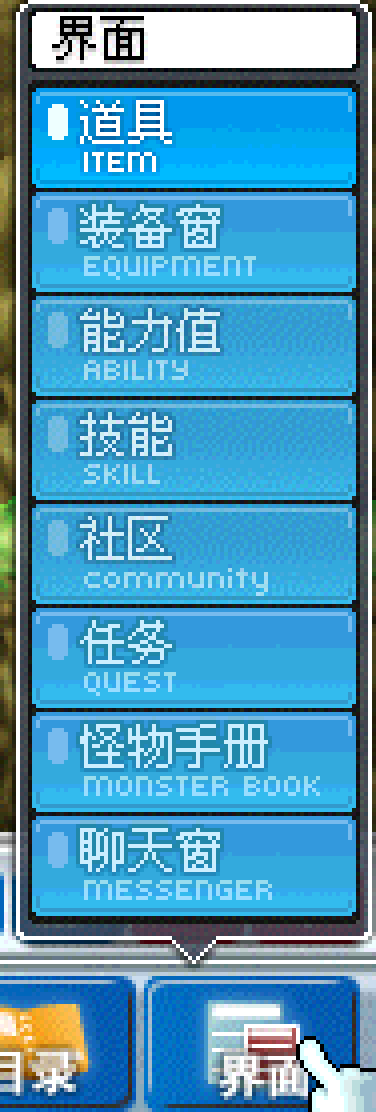
#> input picture docs/features/ui-v83-window-restore/evidence/r15-newrefs/full_img1_4x.png, 376 x 1112 px, given in place of ”界面“按钮点击后的列表.png, which was not available
$ python s2_fullupscale.py
#> lines starting #> are read from the running program, lines starting #| are printed output that depends on the picture
# r15 s2: upscaling helper for visual inspection + edge-profile dump.
import os, io, sys
from PIL import Image
OUTDIR = r"E:\project\MapleStory-Client\docs\features\ui-v83-window-restore\evidence\r15-newrefs"
PATHS = {
    "img1": r"C:\Users\11036\Desktop\正确客户端截图\”界面“按钮点击后的列表.png",
    "img2": r"C:\Users\11036\Desktop\正确客户端截图\目录按钮点击后的列表.png",
    "img3": r"C:\Users\11036\Desktop\正确客户端截图\点击“帮助”按钮打开的脚本框.png",
    "img4": r"C:\Users\11036\Desktop\正确客户端截图\关闭快捷键向下时 快捷键处于展开状态.png",
    "img5": r"C:\Users\11036\Desktop\正确客户端截图\打开快捷键，向上时快捷键处于收起状态.png",
}
scale = int(sys.argv[1]) if len(sys.argv) > 1 else 4
for key in sorted(PATHS):
    im = Image.open(PATHS[key]).convert("RGBA")
#> im is the input picture: PIL image 376x1112 RGBA; mean R, G, B, A 80.1, 153.1, 188.3, 255
    up = im.resize((im.size[0] * scale, im.size[1] * scale), Image.NEAREST)
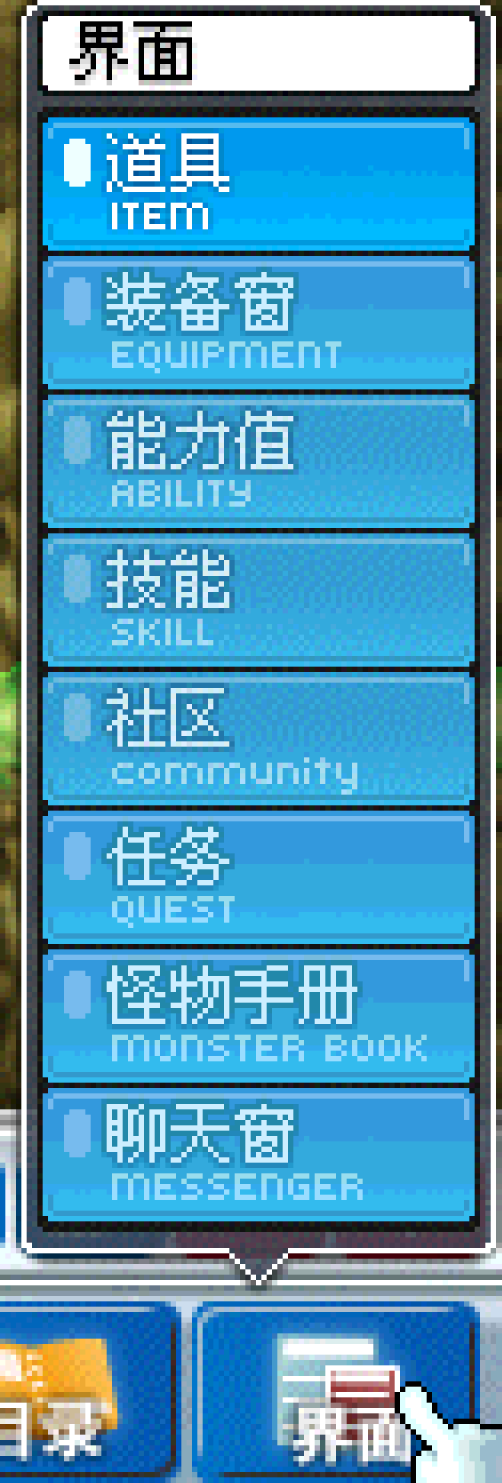
#> up: PIL image 1504x4448 RGBA (shown at 1/3 size); mean R, G, B, A 80.1, 153.1, 188.3, 255
    up.save(os.path.join(OUTDIR, "full_%s_%dx.png" % (key, scale)))
#> pass 2 of the loop `for key in sorted(PATHS):`:
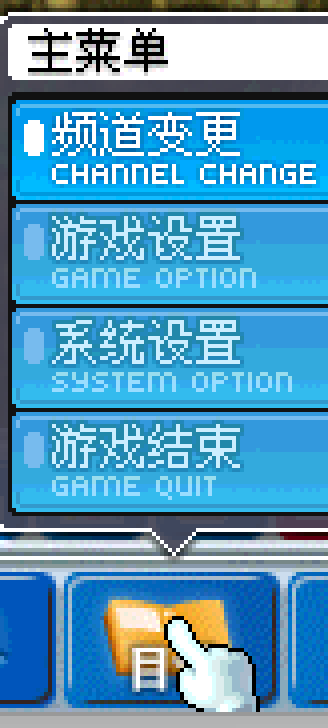
#> input picture docs/features/ui-v83-window-restore/evidence/r15-newrefs/full_img2_4x.png, 328 x 728 px, given in place of 目录按钮点击后的列表.png, which was not available
#> im is the input picture: PIL image 328x728 RGBA; mean R, G, B, A 88, 154.5, 190, 255
#> `up = im.resize((im.size[0] * scale, im.size[1] * scale), Image.NEAREST)`:
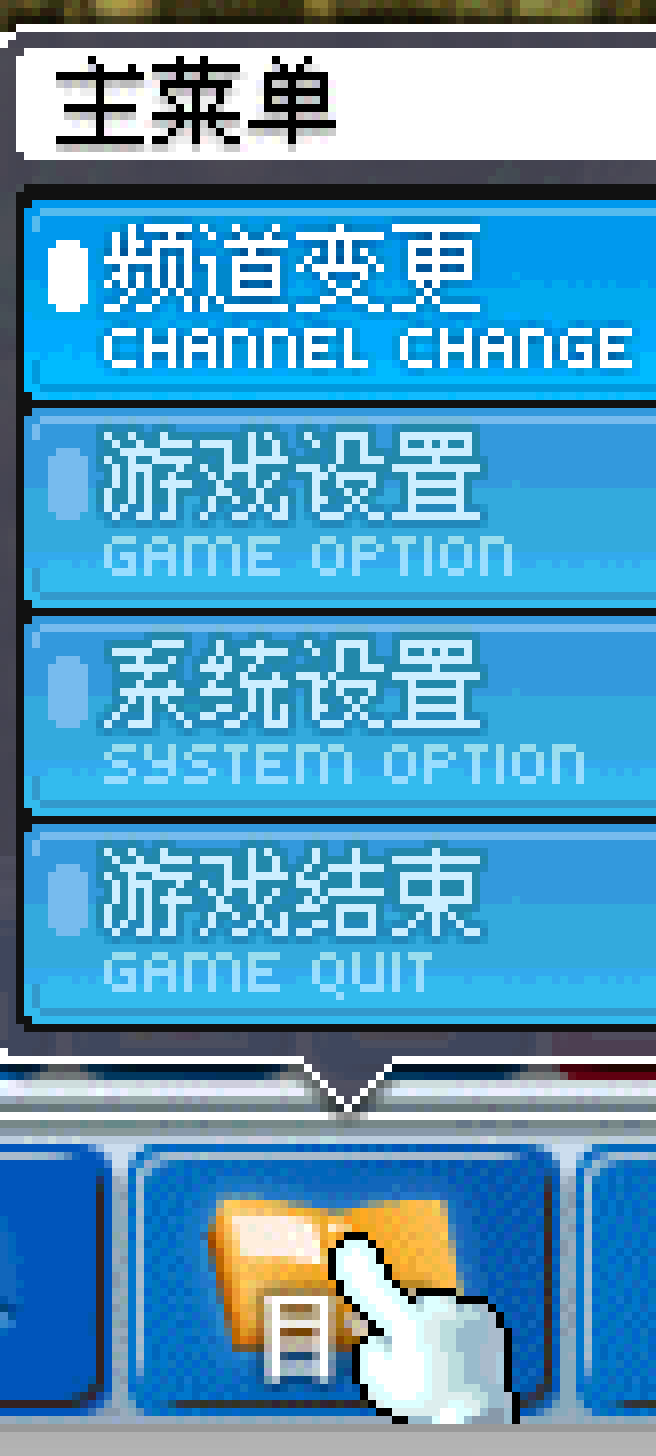
#> up: PIL image 1312x2912 RGBA (shown at 1/2 size); mean R, G, B, A 88, 154.5, 190, 255
#> (the run stopped early here; a loop or call above may not have finished)
